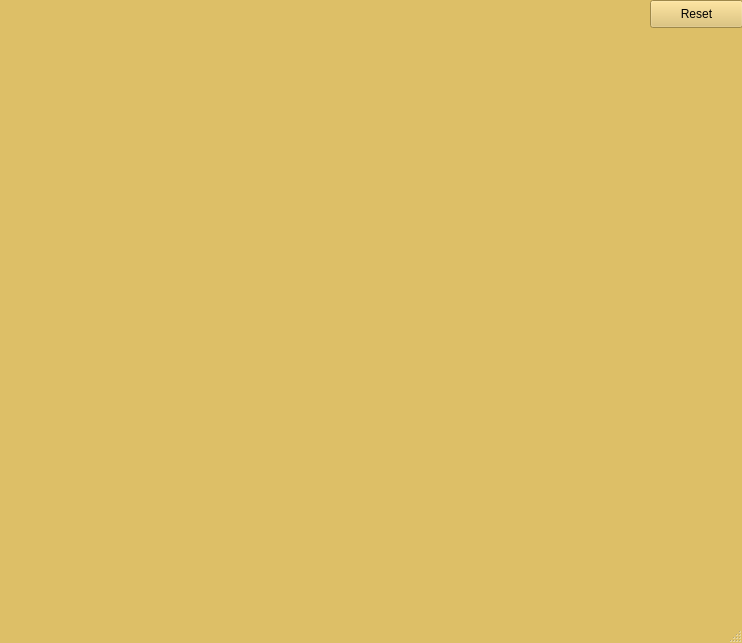
<?xml version="1.0" encoding="UTF-8"?>
<ui version="4.0">
 <class>MainWindow</class>
 <widget class="QMainWindow" name="MainWindow">
  <property name="geometry">
   <rect>
    <x>0</x>
    <y>0</y>
    <width>742</width>
    <height>643</height>
   </rect>
  </property>
  <property name="palette">
   <palette>
    <active>
     <colorrole role="WindowText">
      <brush brushstyle="SolidPattern">
       <color alpha="255">
        <red>0</red>
        <green>0</green>
        <blue>0</blue>
       </color>
      </brush>
     </colorrole>
     <colorrole role="Button">
      <brush brushstyle="SolidPattern">
       <color alpha="255">
        <red>221</red>
        <green>191</green>
        <blue>103</blue>
       </color>
      </brush>
     </colorrole>
     <colorrole role="Light">
      <brush brushstyle="SolidPattern">
       <color alpha="255">
        <red>255</red>
        <green>240</green>
        <blue>196</blue>
       </color>
      </brush>
     </colorrole>
     <colorrole role="Midlight">
      <brush brushstyle="SolidPattern">
       <color alpha="255">
        <red>238</red>
        <green>215</green>
        <blue>149</blue>
       </color>
      </brush>
     </colorrole>
     <colorrole role="Dark">
      <brush brushstyle="SolidPattern">
       <color alpha="255">
        <red>110</red>
        <green>95</green>
        <blue>51</blue>
       </color>
      </brush>
     </colorrole>
     <colorrole role="Mid">
      <brush brushstyle="SolidPattern">
       <color alpha="255">
        <red>147</red>
        <green>127</green>
        <blue>68</blue>
       </color>
      </brush>
     </colorrole>
     <colorrole role="Text">
      <brush brushstyle="SolidPattern">
       <color alpha="255">
        <red>0</red>
        <green>0</green>
        <blue>0</blue>
       </color>
      </brush>
     </colorrole>
     <colorrole role="BrightText">
      <brush brushstyle="SolidPattern">
       <color alpha="255">
        <red>255</red>
        <green>255</green>
        <blue>255</blue>
       </color>
      </brush>
     </colorrole>
     <colorrole role="ButtonText">
      <brush brushstyle="SolidPattern">
       <color alpha="255">
        <red>0</red>
        <green>0</green>
        <blue>0</blue>
       </color>
      </brush>
     </colorrole>
     <colorrole role="Base">
      <brush brushstyle="SolidPattern">
       <color alpha="255">
        <red>255</red>
        <green>255</green>
        <blue>255</blue>
       </color>
      </brush>
     </colorrole>
     <colorrole role="Window">
      <brush brushstyle="SolidPattern">
       <color alpha="255">
        <red>221</red>
        <green>191</green>
        <blue>103</blue>
       </color>
      </brush>
     </colorrole>
     <colorrole role="Shadow">
      <brush brushstyle="SolidPattern">
       <color alpha="255">
        <red>0</red>
        <green>0</green>
        <blue>0</blue>
       </color>
      </brush>
     </colorrole>
     <colorrole role="AlternateBase">
      <brush brushstyle="SolidPattern">
       <color alpha="255">
        <red>238</red>
        <green>223</green>
        <blue>179</blue>
       </color>
      </brush>
     </colorrole>
     <colorrole role="ToolTipBase">
      <brush brushstyle="SolidPattern">
       <color alpha="255">
        <red>255</red>
        <green>255</green>
        <blue>220</blue>
       </color>
      </brush>
     </colorrole>
     <colorrole role="ToolTipText">
      <brush brushstyle="SolidPattern">
       <color alpha="255">
        <red>0</red>
        <green>0</green>
        <blue>0</blue>
       </color>
      </brush>
     </colorrole>
    </active>
    <inactive>
     <colorrole role="WindowText">
      <brush brushstyle="SolidPattern">
       <color alpha="255">
        <red>0</red>
        <green>0</green>
        <blue>0</blue>
       </color>
      </brush>
     </colorrole>
     <colorrole role="Button">
      <brush brushstyle="SolidPattern">
       <color alpha="255">
        <red>221</red>
        <green>191</green>
        <blue>103</blue>
       </color>
      </brush>
     </colorrole>
     <colorrole role="Light">
      <brush brushstyle="SolidPattern">
       <color alpha="255">
        <red>255</red>
        <green>240</green>
        <blue>196</blue>
       </color>
      </brush>
     </colorrole>
     <colorrole role="Midlight">
      <brush brushstyle="SolidPattern">
       <color alpha="255">
        <red>238</red>
        <green>215</green>
        <blue>149</blue>
       </color>
      </brush>
     </colorrole>
     <colorrole role="Dark">
      <brush brushstyle="SolidPattern">
       <color alpha="255">
        <red>110</red>
        <green>95</green>
        <blue>51</blue>
       </color>
      </brush>
     </colorrole>
     <colorrole role="Mid">
      <brush brushstyle="SolidPattern">
       <color alpha="255">
        <red>147</red>
        <green>127</green>
        <blue>68</blue>
       </color>
      </brush>
     </colorrole>
     <colorrole role="Text">
      <brush brushstyle="SolidPattern">
       <color alpha="255">
        <red>0</red>
        <green>0</green>
        <blue>0</blue>
       </color>
      </brush>
     </colorrole>
     <colorrole role="BrightText">
      <brush brushstyle="SolidPattern">
       <color alpha="255">
        <red>255</red>
        <green>255</green>
        <blue>255</blue>
       </color>
      </brush>
     </colorrole>
     <colorrole role="ButtonText">
      <brush brushstyle="SolidPattern">
       <color alpha="255">
        <red>0</red>
        <green>0</green>
        <blue>0</blue>
       </color>
      </brush>
     </colorrole>
     <colorrole role="Base">
      <brush brushstyle="SolidPattern">
       <color alpha="255">
        <red>255</red>
        <green>255</green>
        <blue>255</blue>
       </color>
      </brush>
     </colorrole>
     <colorrole role="Window">
      <brush brushstyle="SolidPattern">
       <color alpha="255">
        <red>221</red>
        <green>191</green>
        <blue>103</blue>
       </color>
      </brush>
     </colorrole>
     <colorrole role="Shadow">
      <brush brushstyle="SolidPattern">
       <color alpha="255">
        <red>0</red>
        <green>0</green>
        <blue>0</blue>
       </color>
      </brush>
     </colorrole>
     <colorrole role="AlternateBase">
      <brush brushstyle="SolidPattern">
       <color alpha="255">
        <red>238</red>
        <green>223</green>
        <blue>179</blue>
       </color>
      </brush>
     </colorrole>
     <colorrole role="ToolTipBase">
      <brush brushstyle="SolidPattern">
       <color alpha="255">
        <red>255</red>
        <green>255</green>
        <blue>220</blue>
       </color>
      </brush>
     </colorrole>
     <colorrole role="ToolTipText">
      <brush brushstyle="SolidPattern">
       <color alpha="255">
        <red>0</red>
        <green>0</green>
        <blue>0</blue>
       </color>
      </brush>
     </colorrole>
    </inactive>
    <disabled>
     <colorrole role="WindowText">
      <brush brushstyle="SolidPattern">
       <color alpha="255">
        <red>110</red>
        <green>95</green>
        <blue>51</blue>
       </color>
      </brush>
     </colorrole>
     <colorrole role="Button">
      <brush brushstyle="SolidPattern">
       <color alpha="255">
        <red>221</red>
        <green>191</green>
        <blue>103</blue>
       </color>
      </brush>
     </colorrole>
     <colorrole role="Light">
      <brush brushstyle="SolidPattern">
       <color alpha="255">
        <red>255</red>
        <green>240</green>
        <blue>196</blue>
       </color>
      </brush>
     </colorrole>
     <colorrole role="Midlight">
      <brush brushstyle="SolidPattern">
       <color alpha="255">
        <red>238</red>
        <green>215</green>
        <blue>149</blue>
       </color>
      </brush>
     </colorrole>
     <colorrole role="Dark">
      <brush brushstyle="SolidPattern">
       <color alpha="255">
        <red>110</red>
        <green>95</green>
        <blue>51</blue>
       </color>
      </brush>
     </colorrole>
     <colorrole role="Mid">
      <brush brushstyle="SolidPattern">
       <color alpha="255">
        <red>147</red>
        <green>127</green>
        <blue>68</blue>
       </color>
      </brush>
     </colorrole>
     <colorrole role="Text">
      <brush brushstyle="SolidPattern">
       <color alpha="255">
        <red>110</red>
        <green>95</green>
        <blue>51</blue>
       </color>
      </brush>
     </colorrole>
     <colorrole role="BrightText">
      <brush brushstyle="SolidPattern">
       <color alpha="255">
        <red>255</red>
        <green>255</green>
        <blue>255</blue>
       </color>
      </brush>
     </colorrole>
     <colorrole role="ButtonText">
      <brush brushstyle="SolidPattern">
       <color alpha="255">
        <red>110</red>
        <green>95</green>
        <blue>51</blue>
       </color>
      </brush>
     </colorrole>
     <colorrole role="Base">
      <brush brushstyle="SolidPattern">
       <color alpha="255">
        <red>221</red>
        <green>191</green>
        <blue>103</blue>
       </color>
      </brush>
     </colorrole>
     <colorrole role="Window">
      <brush brushstyle="SolidPattern">
       <color alpha="255">
        <red>221</red>
        <green>191</green>
        <blue>103</blue>
       </color>
      </brush>
     </colorrole>
     <colorrole role="Shadow">
      <brush brushstyle="SolidPattern">
       <color alpha="255">
        <red>0</red>
        <green>0</green>
        <blue>0</blue>
       </color>
      </brush>
     </colorrole>
     <colorrole role="AlternateBase">
      <brush brushstyle="SolidPattern">
       <color alpha="255">
        <red>221</red>
        <green>191</green>
        <blue>103</blue>
       </color>
      </brush>
     </colorrole>
     <colorrole role="ToolTipBase">
      <brush brushstyle="SolidPattern">
       <color alpha="255">
        <red>255</red>
        <green>255</green>
        <blue>220</blue>
       </color>
      </brush>
     </colorrole>
     <colorrole role="ToolTipText">
      <brush brushstyle="SolidPattern">
       <color alpha="255">
        <red>0</red>
        <green>0</green>
        <blue>0</blue>
       </color>
      </brush>
     </colorrole>
    </disabled>
   </palette>
  </property>
  <property name="windowTitle">
   <string>MainWindow</string>
  </property>
  <property name="autoFillBackground">
   <bool>false</bool>
  </property>
  <widget class="QWidget" name="centralwidget">
   <widget class="QPushButton" name="btnRst">
    <property name="geometry">
     <rect>
      <x>650</x>
      <y>0</y>
      <width>93</width>
      <height>28</height>
     </rect>
    </property>
    <property name="text">
     <string>Reset</string>
    </property>
   </widget>
  </widget>
  <widget class="QMenuBar" name="menubar">
   <property name="geometry">
    <rect>
     <x>0</x>
     <y>0</y>
     <width>742</width>
     <height>26</height>
    </rect>
   </property>
  </widget>
  <widget class="QStatusBar" name="statusbar"/>
 </widget>
 <resources/>
 <connections/>
</ui>
